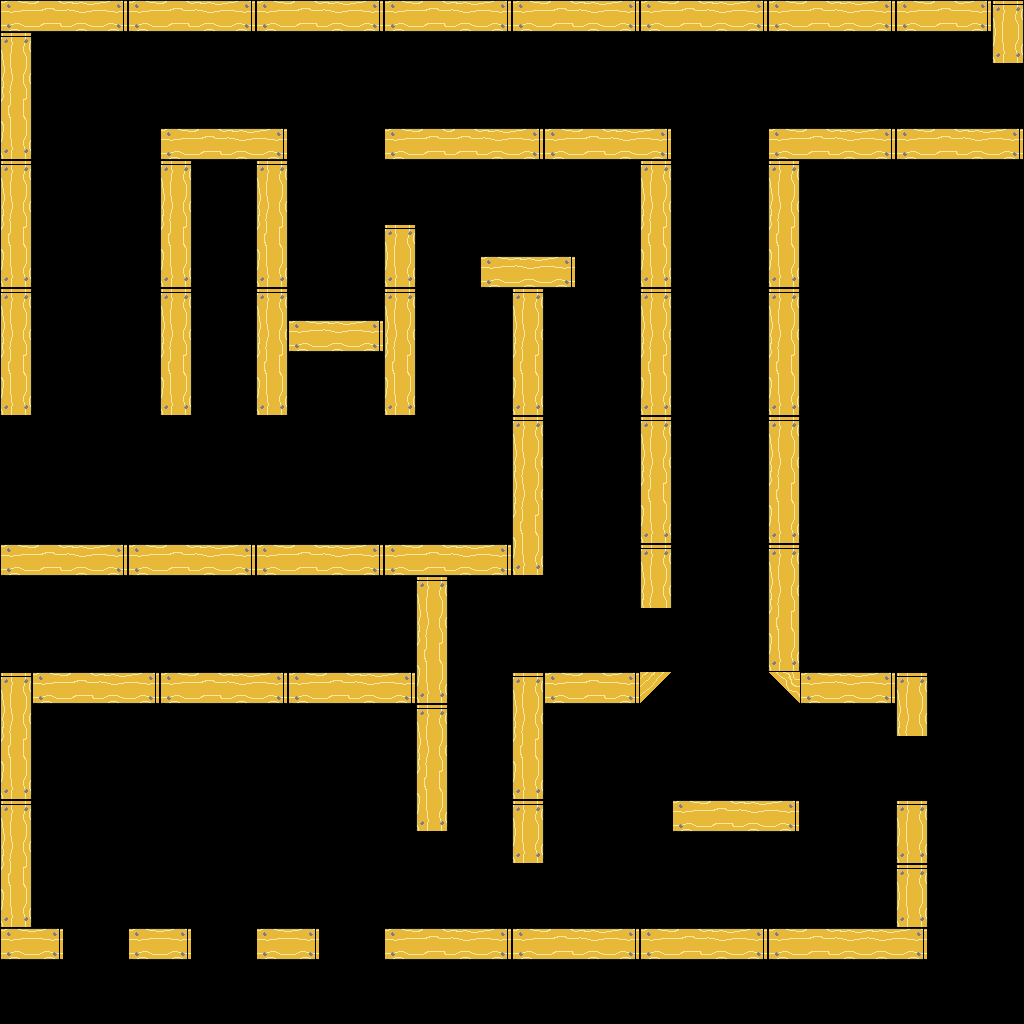

A level layout from a 2D game, rendered from its tile map. Below: a short description, then the map file with tile-grid data replaced by summaries:
An orthogonal 32x32 tile map with 32x32 px tiles, 2 tile layers (background, foreground), 3 tilesets and 59 objects (30x spikes, 14x rope, 10x fan, 3x door, spawn, ...).

<map version="1.0" orientation="orthogonal" renderorder="right-down" width="32" height="32" tilewidth="32" tileheight="32" nextobjectid="97">
 <tileset firstgid="1" name="basic-tiles" tilewidth="32" tileheight="32" tilecount="256" columns="16">
  <image source="basic-tiles.png" width="512" height="512" />
 </tileset>
 <tileset firstgid="257" name="objects" tilewidth="64" tileheight="64" tilecount="4" columns="0">
  <tile id="1">
   <image width="32" height="64" source="fan_0.png" />
  </tile>
  <tile id="3">
   <image width="32" height="32" source="exit.png" />
  </tile>
  <tile id="4">
   <image width="32" height="32" source="spawn.png" />
  </tile>
  <tile id="5">
   <image width="64" height="7" source="door.png" />
  </tile>
 </tileset>
 <tileset firstgid="263" name="objects" tilewidth="64" tileheight="64" tilecount="4" columns="0">
  <tile id="1">
   <image width="32" height="64" source="fan_0.png" />
  </tile>
  <tile id="2">
   <image width="32" height="32" source="spawn.png" />
  </tile>
  <tile id="3">
   <image width="32" height="32" source="exit.png" />
  </tile>
  <tile id="9">
   <image width="64" height="7" source="door.png" />
  </tile>
 </tileset>
 <layer name="background" width="32" height="32">
  <data>[1024 cells, 0 non-empty, 0 distinct tile ids]</data>
 </layer>
 <layer name="foreground" width="32" height="32">
  <data>[1024 cells, 224 non-empty, 10 distinct tile ids]</data>
 </layer>
 <objectgroup name="objects">
  <object id="15" type="spikes" gid="19" x="192" y="192" width="32" height="32" />
  <object id="24" type="spawn" gid="261" x="928" y="96" width="32" height="32" />
  <object id="35" type="exit" gid="260" x="64" y="896" width="32" height="32" />
  <object id="37" type="fan" gid="2147483906" x="992" y="128" width="32" height="64" />
  <object id="38" type="rope" gid="83" x="320" y="288" width="32" height="32">
   <properties>
    <property name="group" value="rope-group-3" />
   </properties>
  </object>
  <object id="40" type="rope" gid="99" x="352" y="288" width="32" height="32">
   <properties>
    <property name="group" value="rope-group-3" />
   </properties>
  </object>
  <object id="41" type="rope" gid="82" x="288" y="288" width="32" height="32">
   <properties>
    <property name="group" value="rope-group-3" />
   </properties>
  </object>
  <object id="42" type="rope" gid="83" x="704" y="288" width="32" height="32">
   <properties>
    <property name="group" value="rope-group-1" />
   </properties>
  </object>
  <object id="44" type="rope" gid="99" x="736" y="288" width="32" height="32">
   <properties>
    <property name="group" value="rope-group-1" />
   </properties>
  </object>
  <object id="45" type="rope" gid="82" x="672" y="288" width="32" height="32">
   <properties>
    <property name="group" value="rope-group-1" />
   </properties>
  </object>
  <object id="46" type="door" gid="272" x="410" y="264" width="64" height="7">
   <properties>
    <property name="openRotation" type="float" value="90" />
    <property name="triggeredByRopeGroup" value="rope-group-3" />
   </properties>
  </object>
  <object id="47" type="door" gid="272" x="643" y="256" width="64" height="7" rotation="180">
   <properties>
    <property name="openRotation" type="float" value="90" />
    <property name="triggeredByRopeGroup" value="rope-group-1" />
   </properties>
  </object>
  <object id="48" type="rope" gid="83" x="576" y="832" width="32" height="32">
   <properties>
    <property name="group" value="rope-group-2" />
   </properties>
  </object>
  <object id="49" type="rope" gid="99" x="640" y="832" width="32" height="32">
   <properties>
    <property name="group" value="rope-group-2" />
   </properties>
  </object>
  <object id="50" type="rope" gid="83" x="608" y="832" width="32" height="32">
   <properties>
    <property name="group" value="rope-group-2" />
   </properties>
  </object>
  <object id="51" type="rope" gid="82" x="544" y="832" width="32" height="32">
   <properties>
    <property name="group" value="rope-group-2" />
   </properties>
  </object>
  <object id="52" type="fan" gid="2147483906" x="896" y="800" width="32" height="64" />
  <object id="53" type="spikes" gid="18" x="672" y="800" width="32" height="32" />
  <object id="54" type="spikes" gid="18" x="736" y="800" width="32" height="32" />
  <object id="55" type="spikes" gid="18" x="768" y="800" width="32" height="32" />
  <object id="56" type="spikes" gid="18" x="704" y="800" width="32" height="32" />
  <object id="57" type="spikes" gid="18" x="320" y="320" width="32" height="32" />
  <object id="58" type="spikes" gid="18" x="352" y="320" width="32" height="32" />
  <object id="59" type="spikes" gid="18" x="288" y="320" width="32" height="32" />
  <object id="60" type="fan" gid="258" x="384" y="224" width="32" height="64" />
  <object id="61" type="rope" gid="99" x="128" y="288" width="32" height="32">
   <properties>
    <property name="group" value="rope-group-1" />
   </properties>
  </object>
  <object id="62" type="rope" gid="83" x="64" y="288" width="32" height="32">
   <properties>
    <property name="group" value="rope-group-1" />
   </properties>
  </object>
  <object id="63" type="rope" gid="82" x="32" y="288" width="32" height="32">
   <properties>
    <property name="group" value="rope-group-1" />
   </properties>
  </object>
  <object id="64" type="rope" gid="83" x="96" y="288" width="32" height="32">
   <properties>
    <property name="group" value="rope-group-1" />
   </properties>
  </object>
  <object id="65" type="spikes" gid="19" x="320" y="384" width="32" height="32" />
  <object id="66" type="spikes" gid="19" x="352" y="384" width="32" height="32" />
  <object id="67" type="spikes" gid="19" x="288" y="384" width="32" height="32" />
  <object id="68" type="spikes" gid="19" x="224" y="192" width="32" height="32" />
  <object id="69" type="fan" gid="2147483906" x="640" y="672" width="32" height="64" />
  <object id="70" type="fan" gid="258" x="512" y="928" width="32" height="64" />
  <object id="71" type="fan" gid="258" x="0" y="480" width="32" height="64" />
  <object id="72" type="fan" gid="258" x="0" y="544" width="32" height="64" />
  <object id="73" type="door" gid="272" x="518" y="806" width="64" height="7" rotation="180">
   <properties>
    <property name="openRotation" type="float" value="90" />
    <property name="triggeredByRopeGroup" value="rope-group-2" />
   </properties>
  </object>
  <object id="74" type="fan" gid="264" x="384" y="960" width="32" height="64" rotation="-90" />
  <object id="76" type="fan" gid="264" x="256" y="960" width="32" height="64" rotation="-90" />
  <object id="78" type="fan" gid="264" x="128" y="960" width="32" height="64" rotation="-90" />
  <object id="79" type="spikes" gid="19" x="192" y="736" width="32" height="32" />
  <object id="80" type="spikes" gid="19" x="160" y="736" width="32" height="32" />
  <object id="81" type="spikes" gid="19" x="256" y="736" width="32" height="32" />
  <object id="82" type="spikes" gid="19" x="224" y="736" width="32" height="32" />
  <object id="83" type="spikes" gid="19" x="320" y="736" width="32" height="32" />
  <object id="84" type="spikes" gid="19" x="288" y="736" width="32" height="32" />
  <object id="85" type="spikes" gid="19" x="384" y="736" width="32" height="32" />
  <object id="86" type="spikes" gid="19" x="352" y="736" width="32" height="32" />
  <object id="87" type="spikes" gid="19" x="96" y="736" width="32" height="32" />
  <object id="88" type="spikes" gid="19" x="128" y="736" width="32" height="32" />
  <object id="89" type="spikes" gid="19" x="32" y="736" width="32" height="32" />
  <object id="90" type="spikes" gid="19" x="64" y="736" width="32" height="32" />
  <object id="91" type="spikes" gid="18" x="416" y="544" width="32" height="32" />
  <object id="92" type="spikes" gid="18" x="448" y="544" width="32" height="32" />
  </objectgroup>
</map>
<!-- 4 of 59 objects omitted -->
